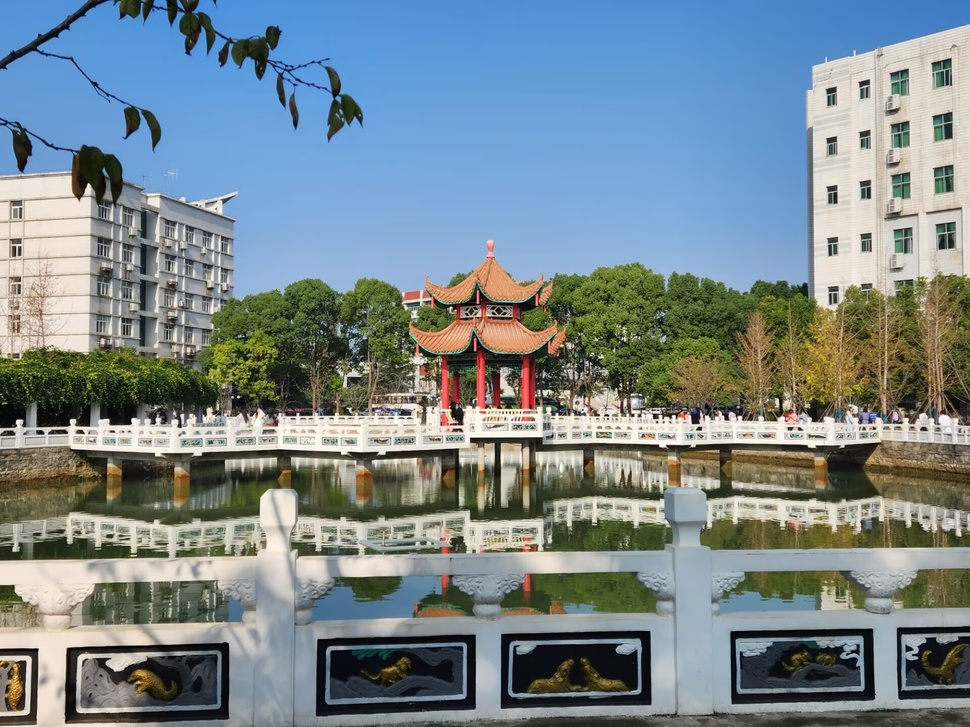
#> input picture Class/my.jpg, 970 x 727 px, shrunk from 1920 x 1440 before the run
$ python '4.3Harris角点检测.py'   (older library calls are emulated)
#> lines starting #> are read from the running program, lines starting #| are printed output that depends on the picture; after the words box and inside, x2 and y2 are one past the last pixel; in counts of white or black regions, pixels touching at a corner belong together
import cv2
import numpy as np
import matplotlib.pyplot as plt


def harris_corner_detection(image_path, block_size=3, ksize=3, k=0.04, threshold=0.01):
    # 1. 读取图像并转换为灰度图
#> called with image_path = 'my.jpg', block_size = 3, ksize = 3, k = 0.04, threshold = 0.01
    image = cv2.imread(image_path)
#> image is the input picture: shape (727, 970, 3); mean B, G, R 140.2, 134.8, 120.4
    gray_image = cv2.cvtColor(image, cv2.COLOR_BGR2GRAY)
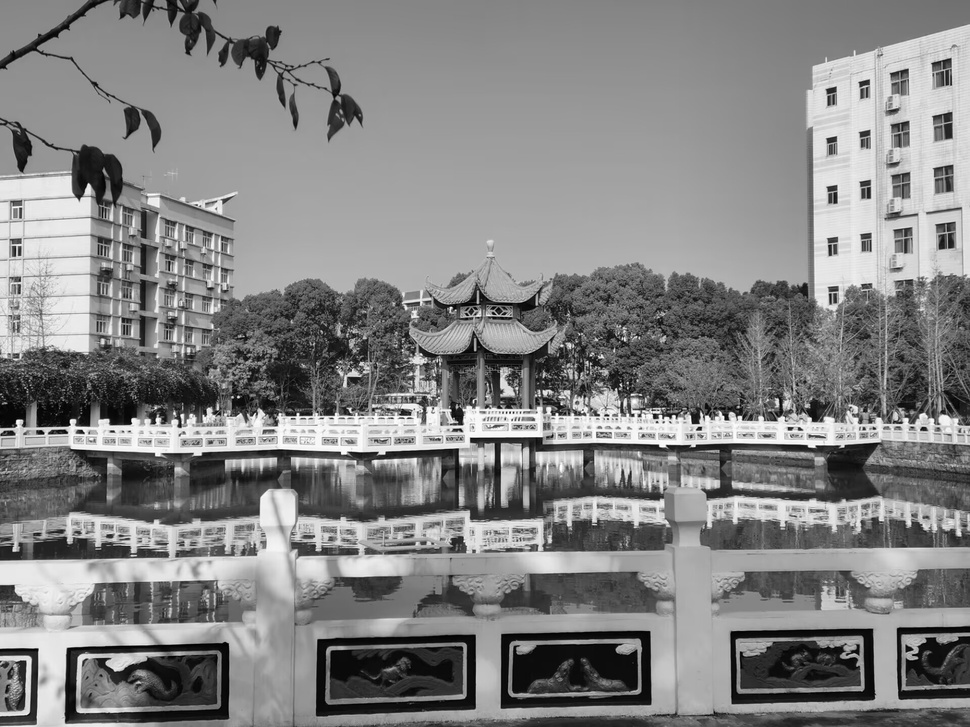
#> gray_image: shape (727, 970); min 0, max 255, mean 131.1

    # 2. 计算图像的梯度
    gray_image = np.float32(gray_image)
    # 计算 x 和 y 方向的梯度
    grad_x = cv2.Sobel(gray_image, cv2.CV_64F, 1, 0, ksize=ksize)
    grad_y = cv2.Sobel(gray_image, cv2.CV_64F, 0, 1, ksize=ksize)

    # 3. 计算 Harris 响应矩阵 M
    grad_x2 = grad_x ** 2
    grad_y2 = grad_y ** 2
    grad_xy = grad_x * grad_y
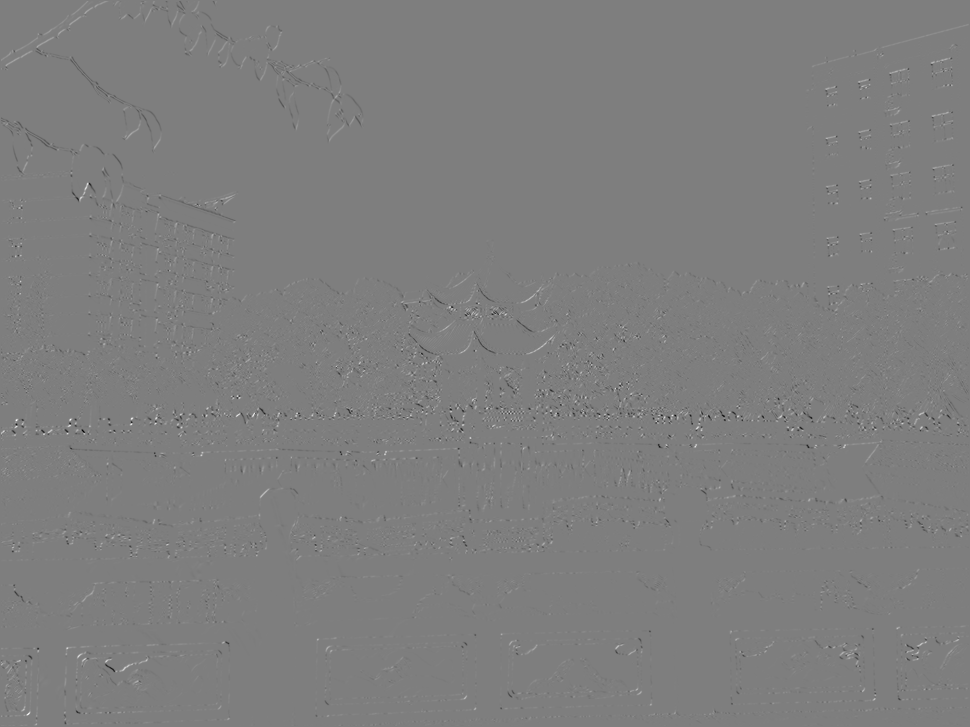
#> grad_xy: shape (727, 970) float64; min -402392, max 408443, mean 126.2; drawn with min black and max white

    # 使用高斯加权计算每个像素的结构张量
    Mxx = cv2.GaussianBlur(grad_x2, (block_size, block_size), 0)
    Myy = cv2.GaussianBlur(grad_y2, (block_size, block_size), 0)
    Mxy = cv2.GaussianBlur(grad_xy, (block_size, block_size), 0)

    # 4. 计算 Harris 响应函数 R
    det_M = Mxx * Myy - Mxy ** 2
    trace_M = Mxx + Myy
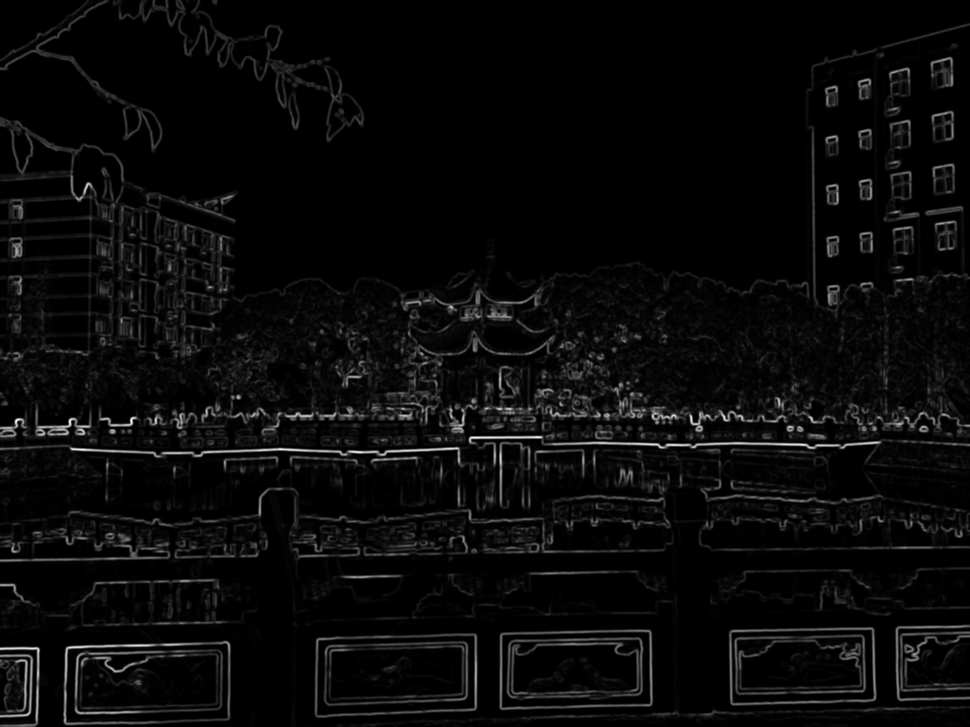
#> trace_M: shape (727, 970) float64; min 0, max 588190.4, mean 23503.6; drawn with min black and max white
    R = det_M - k * (trace_M ** 2)
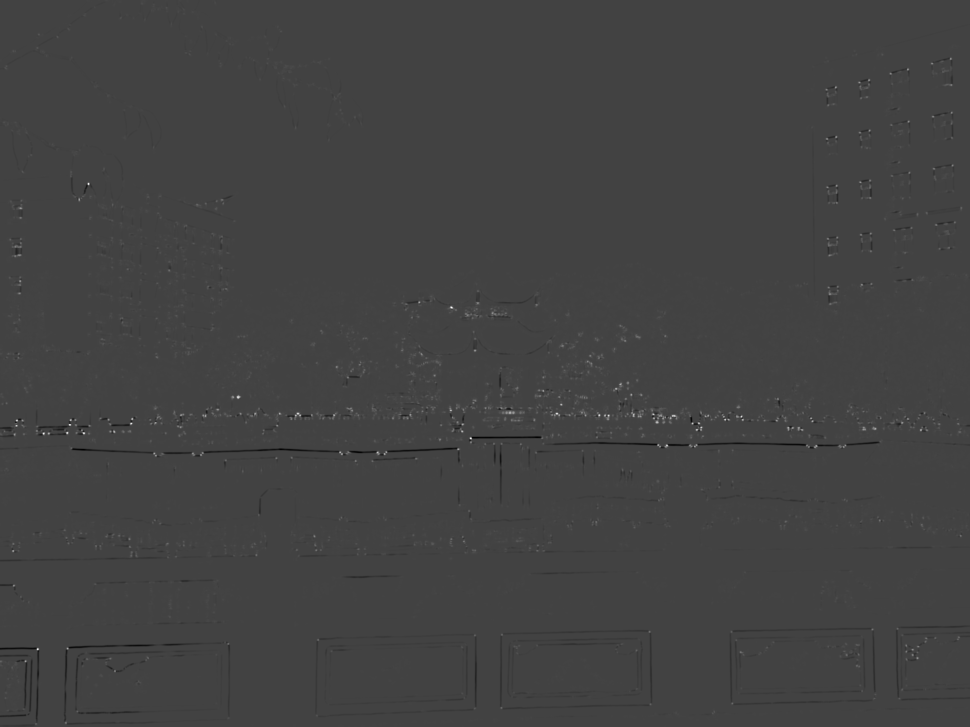
#> R: shape (727, 970) float64; min -1.29e+10, max 3.64e+10, mean -55757.8; drawn with min black and max white

    # 5. 进行非极大值抑制
    corner_responses = np.zeros_like(R)
    corner_responses[R > threshold * R.max()] = 255

    # 6. 在图像上标记角点
    corner_responses = np.uint8(corner_responses)
    corners = cv2.dilate(corner_responses, None)

    # 7. 绘制角点
    result_image = image.copy()
    result_image[corners == 255] = [0, 0, 255]  # 标记角点为红色
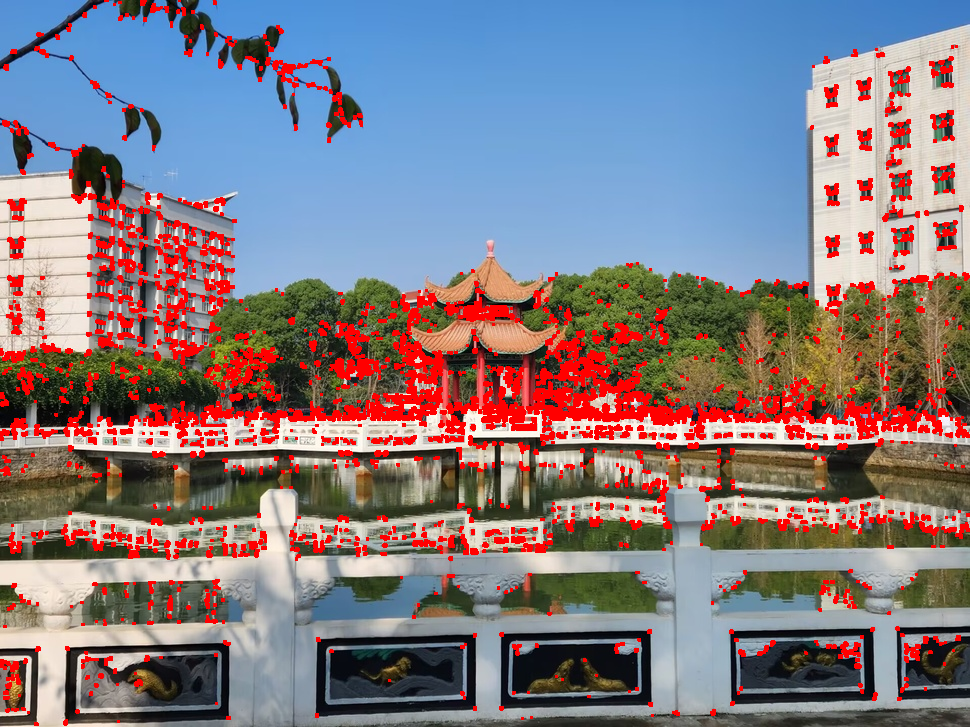
#> result_image: shape (727, 970, 3); 9.37% of pixels changed, all inside (x1, y1, x2, y2) = (0, 0, 970, 726)

    return result_image, corners


# 主程序
image_path = "my.jpg"  # 替换为你的图像路径
result_image, corners = harris_corner_detection(image_path)
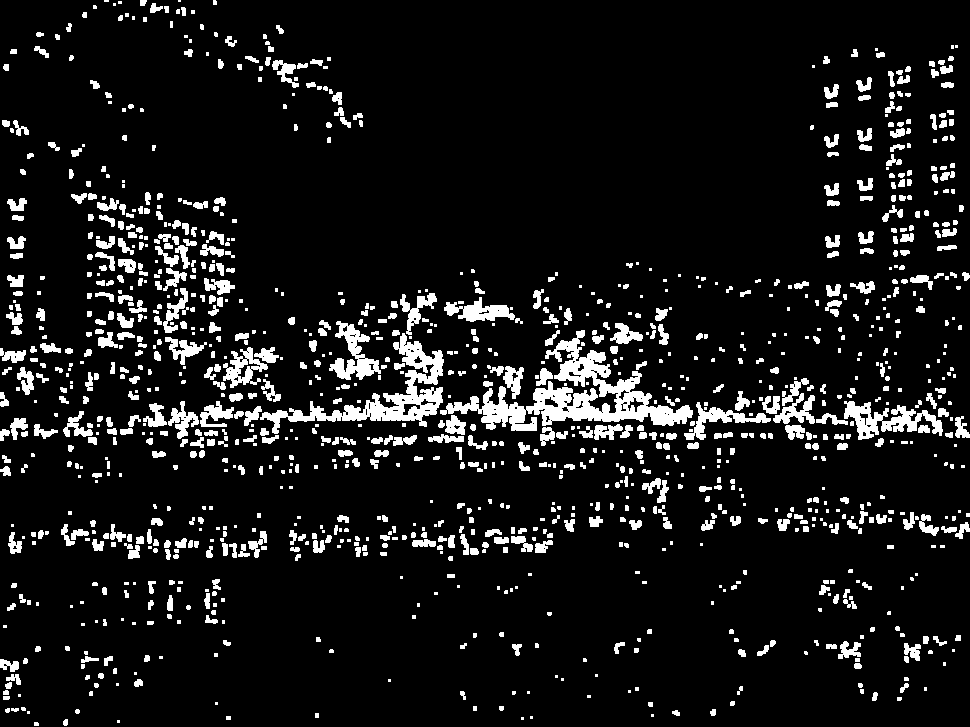
#> corners: shape (727, 970); 9.4% white; 1219 white regions (500 under 20 px), largest, box (x1, y1, x2, y2) and area: (440, 330, 693, 431) 7130, (260, 333, 444, 434) 4078, (844, 401, 943, 440) 1651

# 显示结果
plt.figure(figsize=(10, 10))
plt.subplot(1, 2, 1)
plt.imshow(cv2.cvtColor(result_image, cv2.COLOR_BGR2RGB))
plt.title("Harris Corner Detection")
plt.axis('off')

plt.subplot(1, 2, 2)
plt.imshow(corners, cmap='gray')
plt.title("Corner Detection Result")
plt.axis('off')

plt.show()
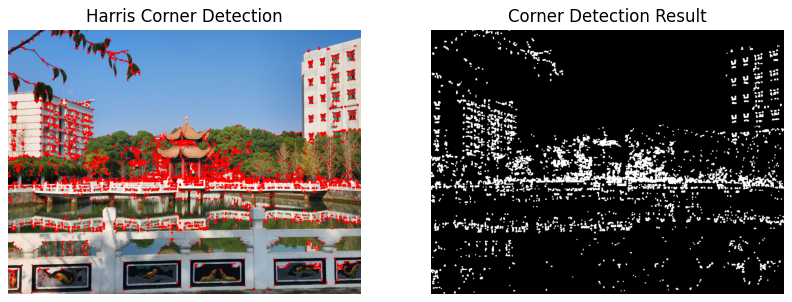
#> figure drawn by matplotlib, 2 panels

$ run again, with Class/face.jpg copied over Class/my.jpg
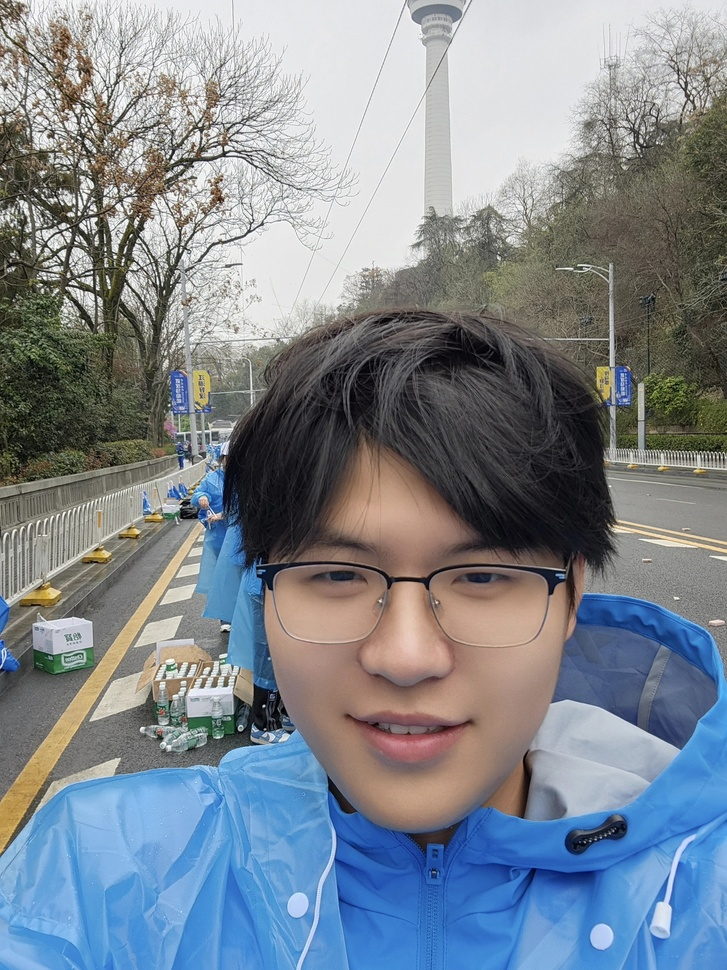
#> input picture Class/face.jpg, 727 x 970 px, shrunk from 2208 x 2944 before the run
#> in harris_corner_detection, image is the input picture: shape (970, 727, 3); mean B, G, R 143.4, 134.5, 125.8
#> result_image: shape (970, 727, 3); 11.22% of pixels changed, all inside (x1, y1, x2, y2) = (0, 0, 727, 906)
#> `result_image, corners = harris_corner_detection(image_path)`:
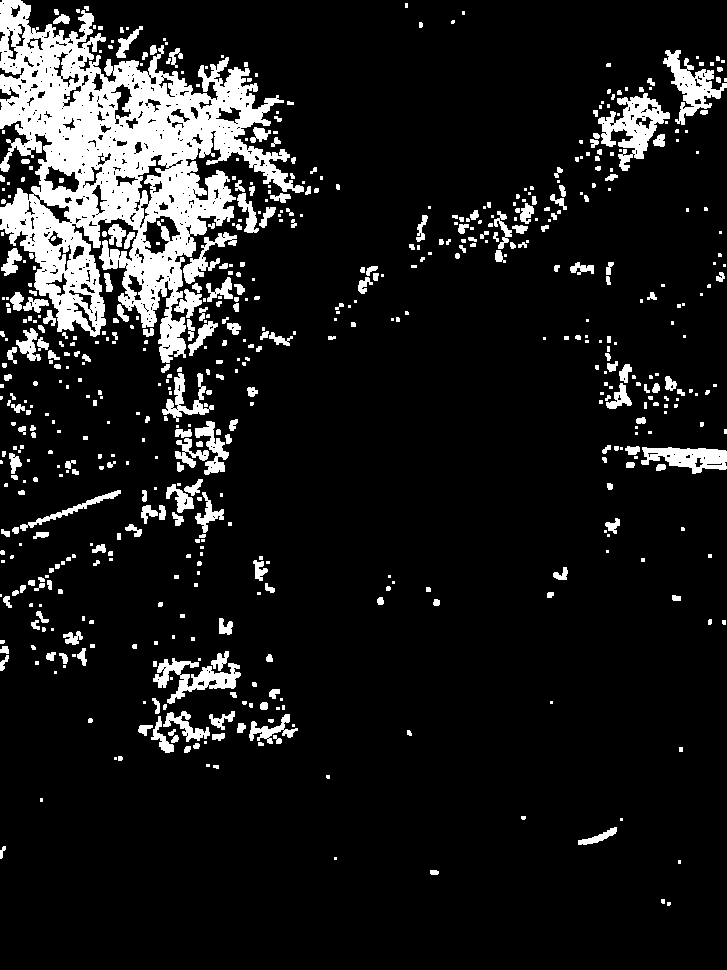
#> corners: shape (970, 727); 11.2% white; 602 white regions (308 under 20 px), largest, box (x1, y1, x2, y2) and area: (0, 0, 304, 363) 45636, (598, 93, 670, 171) 2300, (663, 50, 727, 125) 1715
#> `plt.show()`:
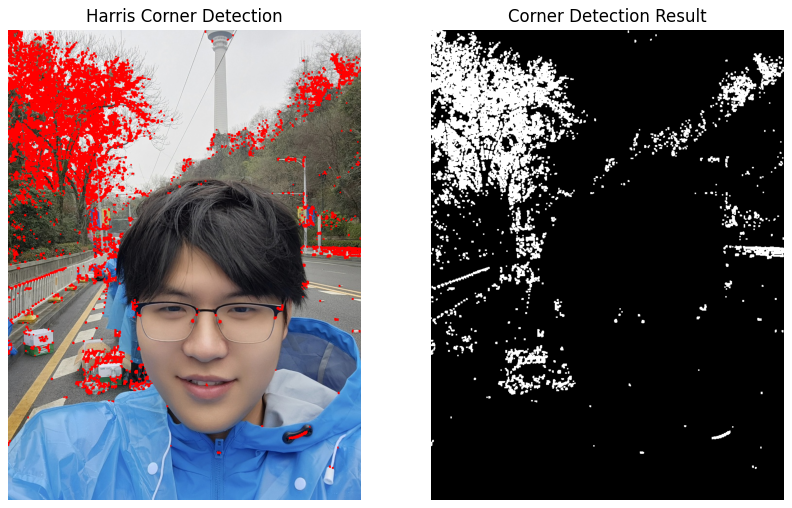
#> figure drawn by matplotlib, 2 panels
